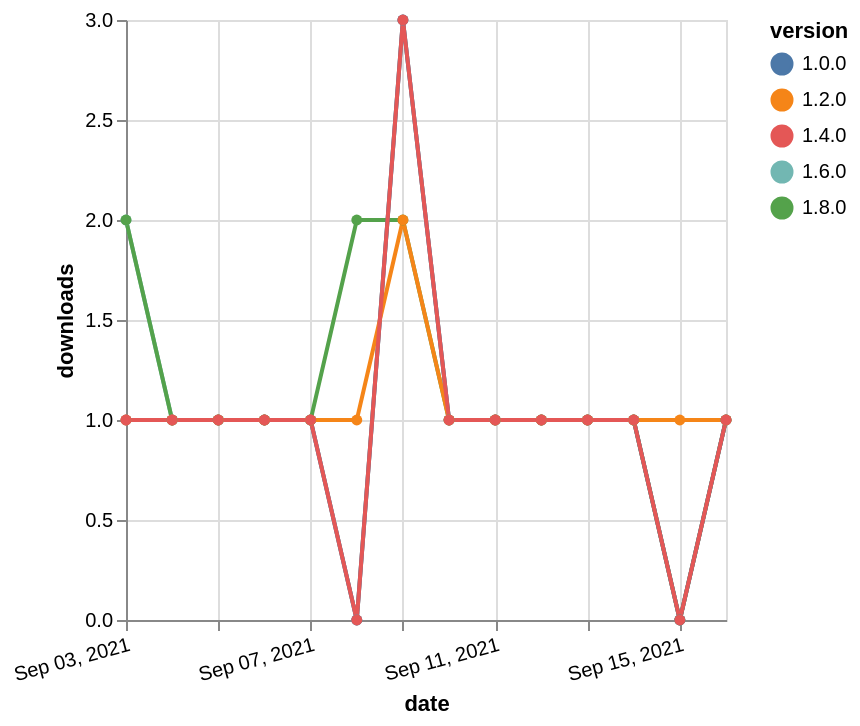

The specification (Vega-Lite) saved for this image:
### Vega-Lite specification from a JSON file in a GitHub repository (floating-point values rounded to 4 significant figures)
{"$schema": "https://vega.github.io/schema/vega-lite/v5.json", "description": "A simple bar chart with embedded data.", "data": {"values": [{"date": "2021-09-03", "total": 193, "delta": 2, "version": "1.6.0"}, {"date": "2021-09-04", "total": 194, "delta": 1, "version": "1.6.0"}, {"date": "2021-09-05", "total": 195, "delta": 1, "version": "1.6.0"}, {"date": "2021-09-06", "total": 196, "delta": 1, "version": "1.6.0"}, {"date": "2021-09-07", "total": 197, "delta": 1, "version": "1.6.0"}, {"date": "2021-09-08", "total": 197, "delta": 0, "version": "1.6.0"}, {"date": "2021-09-09", "total": 200, "delta": 3, "version": "1.6.0"}, {"date": "2021-09-10", "total": 201, "delta": 1, "version": "1.6.0"}, {"date": "2021-09-11", "total": 202, "delta": 1, "version": "1.6.0"}, {"date": "2021-09-12", "total": 203, "delta": 1, "version": "1.6.0"}, {"date": "2021-09-13", "total": 204, "delta": 1, "version": "1.6.0"}, {"date": "2021-09-14", "total": 205, "delta": 1, "version": "1.6.0"}, {"date": "2021-09-15", "total": 205, "delta": 0, "version": "1.6.0"}, {"date": "2021-09-16", "total": 206, "delta": 1, "version": "1.6.0"}, {"date": "2021-09-03", "total": 129, "delta": 2, "version": "1.8.0"}, {"date": "2021-09-04", "total": 130, "delta": 1, "version": "1.8.0"}, {"date": "2021-09-05", "total": 131, "delta": 1, "version": "1.8.0"}, {"date": "2021-09-06", "total": 132, "delta": 1, "version": "1.8.0"}, {"date": "2021-09-07", "total": 133, "delta": 1, "version": "1.8.0"}, {"date": "2021-09-08", "total": 135, "delta": 2, "version": "1.8.0"}, {"date": "2021-09-09", "total": 137, "delta": 2, "version": "1.8.0"}, {"date": "2021-09-10", "total": 138, "delta": 1, "version": "1.8.0"}, {"date": "2021-09-11", "total": 139, "delta": 1, "version": "1.8.0"}, {"date": "2021-09-12", "total": 140, "delta": 1, "version": "1.8.0"}, {"date": "2021-09-13", "total": 141, "delta": 1, "version": "1.8.0"}, {"date": "2021-09-14", "total": 142, "delta": 1, "version": "1.8.0"}, {"date": "2021-09-15", "total": 142, "delta": 0, "version": "1.8.0"}, {"date": "2021-09-16", "total": 143, "delta": 1, "version": "1.8.0"}, {"date": "2021-09-03", "total": 202, "delta": 1, "version": "1.0.0"}, {"date": "2021-09-04", "total": 203, "delta": 1, "version": "1.0.0"}, {"date": "2021-09-05", "total": 204, "delta": 1, "version": "1.0.0"}, {"date": "2021-09-06", "total": 205, "delta": 1, "version": "1.0.0"}, {"date": "2021-09-07", "total": 206, "delta": 1, "version": "1.0.0"}, {"date": "2021-09-08", "total": 206, "delta": 0, "version": "1.0.0"}, {"date": "2021-09-09", "total": 209, "delta": 3, "version": "1.0.0"}, {"date": "2021-09-10", "total": 210, "delta": 1, "version": "1.0.0"}, {"date": "2021-09-11", "total": 211, "delta": 1, "version": "1.0.0"}, {"date": "2021-09-12", "total": 212, "delta": 1, "version": "1.0.0"}, {"date": "2021-09-13", "total": 213, "delta": 1, "version": "1.0.0"}, {"date": "2021-09-14", "total": 214, "delta": 1, "version": "1.0.0"}, {"date": "2021-09-15", "total": 214, "delta": 0, "version": "1.0.0"}, {"date": "2021-09-16", "total": 215, "delta": 1, "version": "1.0.0"}, {"date": "2021-09-03", "total": 187, "delta": 1, "version": "1.2.0"}, {"date": "2021-09-04", "total": 188, "delta": 1, "version": "1.2.0"}, {"date": "2021-09-05", "total": 189, "delta": 1, "version": "1.2.0"}, {"date": "2021-09-06", "total": 190, "delta": 1, "version": "1.2.0"}, {"date": "2021-09-07", "total": 191, "delta": 1, "version": "1.2.0"}, {"date": "2021-09-08", "total": 192, "delta": 1, "version": "1.2.0"}, {"date": "2021-09-09", "total": 194, "delta": 2, "version": "1.2.0"}, {"date": "2021-09-10", "total": 195, "delta": 1, "version": "1.2.0"}, {"date": "2021-09-11", "total": 196, "delta": 1, "version": "1.2.0"}, {"date": "2021-09-12", "total": 197, "delta": 1, "version": "1.2.0"}, {"date": "2021-09-13", "total": 198, "delta": 1, "version": "1.2.0"}, {"date": "2021-09-14", "total": 199, "delta": 1, "version": "1.2.0"}, {"date": "2021-09-15", "total": 200, "delta": 1, "version": "1.2.0"}, {"date": "2021-09-16", "total": 201, "delta": 1, "version": "1.2.0"}, {"date": "2021-09-03", "total": 168, "delta": 1, "version": "1.4.0"}, {"date": "2021-09-04", "total": 169, "delta": 1, "version": "1.4.0"}, {"date": "2021-09-05", "total": 170, "delta": 1, "version": "1.4.0"}, {"date": "2021-09-06", "total": 171, "delta": 1, "version": "1.4.0"}, {"date": "2021-09-07", "total": 172, "delta": 1, "version": "1.4.0"}, {"date": "2021-09-08", "total": 172, "delta": 0, "version": "1.4.0"}, {"date": "2021-09-09", "total": 175, "delta": 3, "version": "1.4.0"}, {"date": "2021-09-10", "total": 176, "delta": 1, "version": "1.4.0"}, {"date": "2021-09-11", "total": 177, "delta": 1, "version": "1.4.0"}, {"date": "2021-09-12", "total": 178, "delta": 1, "version": "1.4.0"}, {"date": "2021-09-13", "total": 179, "delta": 1, "version": "1.4.0"}, {"date": "2021-09-14", "total": 180, "delta": 1, "version": "1.4.0"}, {"date": "2021-09-15", "total": 180, "delta": 0, "version": "1.4.0"}, {"date": "2021-09-16", "total": 181, "delta": 1, "version": "1.4.0"}]}, "width": "container", "mark": {"type": "line", "point": {"filled": true}}, "encoding": {"x": {"field": "date", "type": "temporal", "timeUnit": "yearmonthdate", "title": "date", "axis": {"labelAngle": -15}}, "y": {"field": "delta", "type": "quantitative", "title": "downloads"}, "color": {"field": "version", "type": "nominal"}, "tooltip": {"field": "delta"}}}
